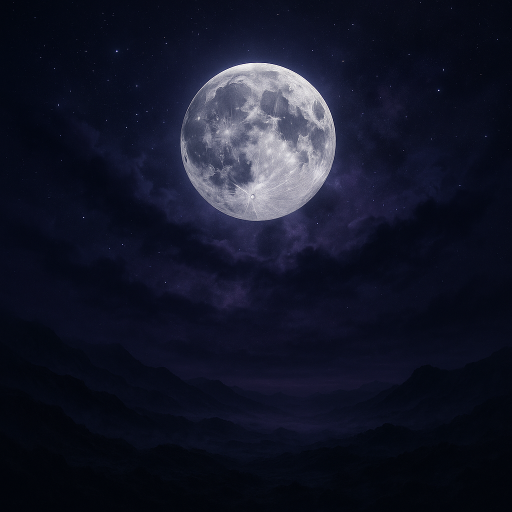
#> input picture content/social/dalle-moon-apr2.png, 1024 x 1024 px, found by its file name (shown at 1/2 size)
$ python generate-apr2.py
#> lines starting #> are read from the running program, lines starting #| are printed output that depends on the picture
#!/usr/bin/env python3
"""Generate April 2 social slides: PO (Photo + Overlay) — Your Moon Sign Knows"""

import os
import json
import math
import base64
import urllib.request
from PIL import Image, ImageDraw, ImageFont, ImageFilter, ImageEnhance

# === BRAND SPECS ===
DEEP_NIGHT = (26, 19, 32)       # #1A1320
PLUM = (42, 31, 51)             # #2A1F33
GOLD = (201, 173, 111)          # #C9AD6F
CREAM = (240, 232, 216)         # #F0E8D8
WHITE = (255, 255, 255)
WARM_GRAY = (138, 125, 112)

# Font paths
GEORGIA_BOLD = "/System/Library/Fonts/Supplemental/Georgia Bold.ttf"
GEORGIA_ITALIC = "/System/Library/Fonts/Supplemental/Georgia Bold Italic.ttf"
GEORGIA = "/System/Library/Fonts/Supplemental/Georgia.ttf"
HELVETICA = "/System/Library/Fonts/Helvetica.ttc"
APPLE_SYMBOLS = "/System/Library/Fonts/Apple Symbols.ttf"

BASE_DIR = "/Users/petunia1/.openclaw/workspace/signseason/content/social"

# Moon sign content — short, punchy, group-chat energy
MOON_SIGNS = [
    {"sign": "Aries", "symbol": "♈", "text": "your moon sign knows\nyou feel everything at full volume\nand pretend you don't"},
    {"sign": "Taurus", "symbol": "♉", "text": "your moon sign knows\nyou need 3 business days\nto process your own feelings"},
    {"sign": "Gemini", "symbol": "♊", "text": "your moon sign knows\nyou intellectualize emotions\nso you don't have to feel them"},
    {"sign": "Cancer", "symbol": "♋", "text": "your moon sign knows\nyou remember every tone shift\nin every conversation ever"},
    {"sign": "Leo", "symbol": "♌", "text": "your moon sign knows\nyou need to be chosen first\nor you won't choose at all"},
    {"sign": "Virgo", "symbol": "♍", "text": "your moon sign knows\nyou 'help' people because\nfeeling needed feels like love"},
    {"sign": "Libra", "symbol": "♎", "text": "your moon sign knows\nyou'd rather be wrong together\nthan right alone"},
    {"sign": "Scorpio", "symbol": "♏", "text": "your moon sign knows\nyou already know how\nthis ends. you always do."},
    {"sign": "Sagittarius", "symbol": "♐", "text": "your moon sign knows\nyou leave before anyone\ngets close enough to disappoint you"},
    {"sign": "Capricorn", "symbol": "♑", "text": "your moon sign knows\nyou turned your pain into\na productivity system"},
    {"sign": "Aquarius", "symbol": "♒", "text": "your moon sign knows\nyou care so deeply you had to\nbuild walls that look like logic"},
    {"sign": "Pisces", "symbol": "♓", "text": "your moon sign knows\nyou absorb everyone's energy\nand call it your own mood"},
]

def generate_dalle_moon():
    """Generate celestial moon photo via DALL-E."""
    output_path = os.path.join(BASE_DIR, "dalle-moon-apr2.png")
    if os.path.exists(output_path):
        print(f"Moon image already exists: {output_path}")
        return output_path

    api_key = os.environ.get("OPENAI_API_KEY")
    prompt = (
        "A dramatic full moon rising over a dark cosmic landscape, deep indigo and violet sky, "
        "scattered stars, ethereal misty clouds, cinematic lighting, moody and mystical atmosphere, "
        "high resolution photography style, no text, no people"
    )

    payload = json.dumps({
        "model": "gpt-image-1",
        "prompt": prompt,
        "n": 1,
        "size": "1024x1024",
        "quality": "high"
    }).encode()

    req = urllib.request.Request(
        "https://api.openai.com/v1/images/generations",
        data=payload,
        headers={
            "Authorization": f"Bearer {api_key}",
            "Content-Type": "application/json"
        }
    )

    print("Generating DALL-E moon image...")
    resp = urllib.request.urlopen(req, timeout=120)
    data = json.loads(resp.read())

    # gpt-image-1 returns base64
    if data["data"][0].get("b64_json"):
        img_data = base64.b64decode(data["data"][0]["b64_json"])
        with open(output_path, "wb") as f:
            f.write(img_data)
    elif data["data"][0].get("url"):
        img_resp = urllib.request.urlopen(data["data"][0]["url"], timeout=60)
        with open(output_path, "wb") as f:
            f.write(img_resp.read())

    print(f"Saved moon image: {output_path}")
    return output_path


def create_dark_overlay(bg_img, width, height):
    """Resize bg image and add dark gradient overlay for text readability."""
    # Resize to cover
    img = bg_img.copy()
    img_ratio = img.width / img.height
    target_ratio = width / height

    if img_ratio > target_ratio:
        new_h = height
        new_w = int(height * img_ratio)
    else:
        new_w = width
        new_h = int(width / img_ratio)

    img = img.resize((new_w, new_h), Image.LANCZOS)

    # Center crop
    left = (new_w - width) // 2
    top = (new_h - height) // 2
    img = img.crop((left, top, left + width, top + height))

    # Darken
    enhancer = ImageEnhance.Brightness(img)
    img = enhancer.enhance(0.35)

    # Add gradient overlay (darker at bottom)
    overlay = Image.new("RGBA", (width, height), (0, 0, 0, 0))
    draw = ImageDraw.Draw(overlay)
    for y in range(height):
        alpha = int(40 + (y / height) * 100)
        draw.line([(0, y), (width, y)], fill=(26, 19, 32, alpha))

    img = img.convert("RGBA")
    img = Image.alpha_composite(img, overlay)
    return img.convert("RGB")


def draw_gold_border(draw, width, height, inset=30, thickness=2):
    for i in range(thickness):
        draw.rectangle(
            [inset + i, inset + i, width - inset - 1 - i, height - inset - 1 - i],
            outline=GOLD
        )


def draw_watermark(draw, width, height, text="signseason.com", font_size=14):
    try:
        font = ImageFont.truetype(HELVETICA, font_size)
    except:
        font = ImageFont.load_default()
    bbox = draw.textbbox((0, 0), text, font=font)
    tw = bbox[2] - bbox[0]
    x = (width - tw) // 2
    y = height - 50
    draw.text((x, y), text, fill=(*GOLD, 180) if hasattr(draw, '_image') else GOLD, font=font)


def wrap_text(text, font, max_width, draw):
    """Word-wrap text to fit within max_width."""
    lines = []
    for paragraph in text.split('\n'):
        words = paragraph.split()
        if not words:
            lines.append("")
            continue
        current = words[0]
        for word in words[1:]:
            test = current + " " + word
            bbox = draw.textbbox((0, 0), test, font=font)
            if bbox[2] - bbox[0] <= max_width:
                current = test
            else:
                lines.append(current)
                current = word
        lines.append(current)
    return lines


def generate_title_slide(bg_img, width, height, output_path):
    """Title slide: YOUR MOON SIGN KNOWS"""
    img = create_dark_overlay(bg_img, width, height)
    draw = ImageDraw.Draw(img)
    draw_gold_border(draw, width, height)

    cx = width // 2
    cy = int(height * 0.55)

    # Moon symbol
    try:
        symbol_font = ImageFont.truetype(APPLE_SYMBOLS, 80)
    except:
        symbol_font = ImageFont.truetype(GEORGIA_BOLD, 80)
    draw.text((cx, cy - 180), "☽", fill=GOLD, font=symbol_font, anchor="mm")

    # Title
    title_font = ImageFont.truetype(GEORGIA_BOLD, 52 if width >= 1080 else 44)
    draw.text((cx, cy - 60), "YOUR MOON", fill=WHITE, font=title_font, anchor="mm")
    draw.text((cx, cy + 10), "SIGN KNOWS", fill=WHITE, font=title_font, anchor="mm")

    # Divider
    draw.line([(cx - 60, cy + 70), (cx + 60, cy + 70)], fill=GOLD, width=2)

    # Subtitle
    sub_font = ImageFont.truetype(GEORGIA, 22)
    draw.text((cx, cy + 110), "the things you don't say out loud", fill=CREAM, font=sub_font, anchor="mm")

    draw_watermark(draw, width, height)
    img.save(output_path, quality=95)


def generate_sign_slide(bg_img, width, height, sign_data, output_path):
    """Individual sign slide with moon photo overlay."""
    img = create_dark_overlay(bg_img, width, height)
    draw = ImageDraw.Draw(img)
    draw_gold_border(draw, width, height)

    cx = width // 2
    # Shift content down for better vertical balance
    cy = int(height * 0.58)

    # Sign symbol
    try:
        symbol_font = ImageFont.truetype(APPLE_SYMBOLS, 60)
    except:
        symbol_font = ImageFont.truetype(GEORGIA_BOLD, 60)
    draw.text((cx, cy - 170), sign_data["symbol"], fill=GOLD, font=symbol_font, anchor="mm")

    # Sign name
    name_font = ImageFont.truetype(GEORGIA_BOLD, 28)
    draw.text((cx, cy - 100), sign_data["sign"].upper(), fill=GOLD, font=name_font, anchor="mm",
              spacing=8)

    # Main text
    text_font = ImageFont.truetype(GEORGIA_ITALIC, 32 if width >= 1080 else 28)
    lines = sign_data["text"].split('\n')
    line_height = 50
    start_y = cy - (len(lines) * line_height) // 2 + 50

    for i, line in enumerate(lines):
        y = start_y + i * line_height
        # First line is "your moon sign knows" — make it smaller
        if i == 0:
            header_font = ImageFont.truetype(GEORGIA, 20)
            draw.text((cx, y), line, fill=GOLD, font=header_font, anchor="mm")
        else:
            draw.text((cx, y + 10), line, fill=WHITE, font=text_font, anchor="mm")

    draw_watermark(draw, width, height)
    img.save(output_path, quality=95)


def generate_cta_slide(bg_img, width, height, output_path):
    """CTA slide."""
    img = create_dark_overlay(bg_img, width, height)
    draw = ImageDraw.Draw(img)
    draw_gold_border(draw, width, height)

    cx = width // 2
    cy = int(height * 0.55)

    # Moon symbol
    try:
        symbol_font = ImageFont.truetype(APPLE_SYMBOLS, 60)
    except:
        symbol_font = ImageFont.truetype(GEORGIA_BOLD, 60)
    draw.text((cx, cy - 140), "☽", fill=GOLD, font=symbol_font, anchor="mm")

    title_font = ImageFont.truetype(GEORGIA_BOLD, 36)
    draw.text((cx, cy - 50), "want more?", fill=WHITE, font=title_font, anchor="mm")

    # Divider
    draw.line([(cx - 60, cy), (cx + 60, cy)], fill=GOLD, width=2)

    sub_font = ImageFont.truetype(GEORGIA, 22)
    draw.text((cx, cy + 40), "signseason.com", fill=GOLD, font=sub_font, anchor="mm")
    draw.text((cx, cy + 80), "your cosmic cheat sheet", fill=CREAM, font=sub_font, anchor="mm")

    follow_font = ImageFont.truetype(GEORGIA, 18)
    draw.text((cx, cy + 140), "follow for daily zodiac drops", fill=WARM_GRAY, font=follow_font, anchor="mm")

    img.save(output_path, quality=95)


def generate_pinterest_pin(bg_img, sign_data_list, output_path):
    """Pinterest: collage-style pin with top 4 signs."""
    width, height = 1000, 1500
    # Extra dark overlay for Pinterest (text readability over moon)
    img = bg_img.copy()
    img_ratio = img.width / img.height
    target_ratio = width / height
    if img_ratio > target_ratio:
        new_h = height
        new_w = int(height * img_ratio)
    else:
        new_w = width
        new_h = int(width / img_ratio)
    img = img.resize((new_w, new_h), Image.LANCZOS)
    left = (new_w - width) // 2
    top = (new_h - height) // 2
    img = img.crop((left, top, left + width, top + height))
    enhancer = ImageEnhance.Brightness(img)
    img = enhancer.enhance(0.25)  # Much darker for text readability
    overlay = Image.new("RGBA", (width, height), (0, 0, 0, 0))
    od = ImageDraw.Draw(overlay)
    for y in range(height):
        alpha = int(60 + (y / height) * 80)
        od.line([(0, y), (width, y)], fill=(26, 19, 32, alpha))
    img = img.convert("RGBA")
    img = Image.alpha_composite(img, overlay).convert("RGB")
    draw = ImageDraw.Draw(img)
    draw_gold_border(draw, width, height)

    cx = width // 2

    # Title
    title_font = ImageFont.truetype(GEORGIA_BOLD, 44)
    draw.text((cx, 120), "YOUR MOON", fill=WHITE, font=title_font, anchor="mm")
    draw.text((cx, 175), "SIGN KNOWS", fill=WHITE, font=title_font, anchor="mm")

    draw.line([(cx - 60, 220), (cx + 60, 220)], fill=GOLD, width=2)

    sub_font = ImageFont.truetype(GEORGIA, 18)
    draw.text((cx, 250), "the things you don't say out loud", fill=CREAM, font=sub_font, anchor="mm")

    # Show 4 signs as preview
    preview_signs = [sign_data_list[0], sign_data_list[3], sign_data_list[7], sign_data_list[10]]  # Aries, Cancer, Scorpio, Aquarius
    y_start = 330
    sign_font = ImageFont.truetype(GEORGIA_BOLD, 22)
    text_font = ImageFont.truetype(GEORGIA_ITALIC, 18)
    symbol_font = ImageFont.truetype(APPLE_SYMBOLS, 32)

    for i, sd in enumerate(preview_signs):
        y = y_start + i * 240

        # Symbol + name
        draw.text((cx, y), sd["symbol"], fill=GOLD, font=symbol_font, anchor="mm")
        draw.text((cx, y + 35), sd["sign"].upper(), fill=GOLD, font=sign_font, anchor="mm")

        # Just the emotional lines (skip "your moon sign knows")
        lines = sd["text"].split('\n')[1:]
        for j, line in enumerate(lines):
            draw.text((cx, y + 70 + j * 28), line, fill=WHITE, font=text_font, anchor="mm")

        # Divider between signs (not after last)
        if i < 3:
            div_y = y + 70 + len(lines) * 28 + 30
            draw.line([(cx - 40, div_y), (cx + 40, div_y)], fill=GOLD, width=1)

    # CTA at bottom
    cta_font = ImageFont.truetype(GEORGIA, 20)
    draw.text((cx, height - 90), "all 12 signs at signseason.com", fill=GOLD, font=cta_font, anchor="mm")
    draw_watermark(draw, width, height)

    img.save(output_path, quality=95)


def main():
    # Generate or load moon image
    moon_path = generate_dalle_moon()
    moon_img = Image.open(moon_path)
#> moon_img is the input picture: PIL image 1024x1024 RGB; mean R, G, B 20, 22.9, 39.6

    platforms = {
        "tiktok": (1080, 1920),
        "instagram": (1080, 1350),
    }

    for platform, (w, h) in platforms.items():
        out_dir = os.path.join(BASE_DIR, f"slides-2026-04-02-{platform}")
        os.makedirs(out_dir, exist_ok=True)

        # Slide 1: Title
        generate_title_slide(moon_img, w, h, os.path.join(out_dir, "slide-01-title.png"))
        print(f"  [{platform}] Title slide done")

        # Slides 2-13: Each sign
        for i, sign_data in enumerate(MOON_SIGNS):
            filename = f"slide-{i+2:02d}-{sign_data['sign'].lower()}.png"
            generate_sign_slide(moon_img, w, h, sign_data, os.path.join(out_dir, filename))
            print(f"  [{platform}] {sign_data['sign']} done")

        # Slide 14: CTA
        generate_cta_slide(moon_img, w, h, os.path.join(out_dir, "slide-14-cta.png"))
        print(f"  [{platform}] CTA slide done")
#> this loop made 2 passes
#> pass 1, in create_dark_overlay, `img = img.crop((left, top, left + width, top + height))`:
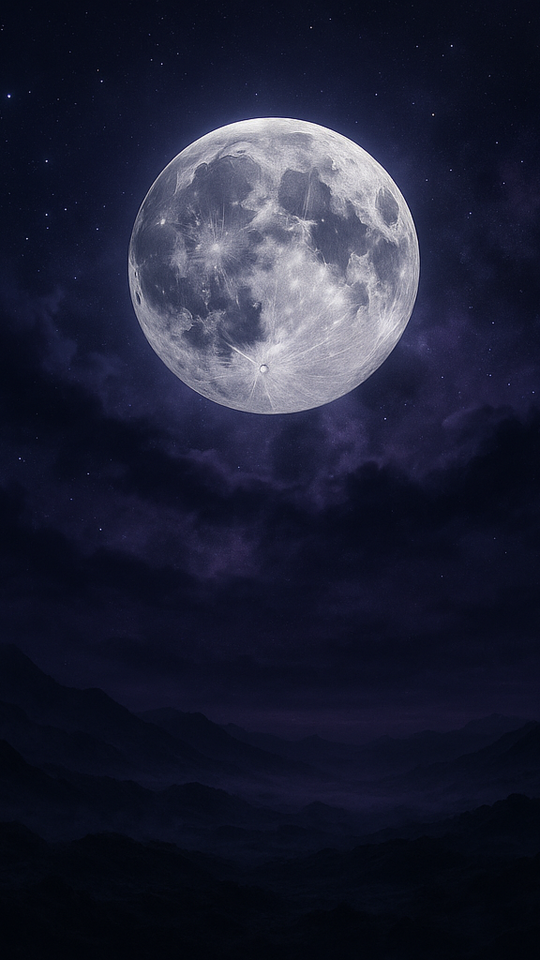
#> img: PIL image 1080x1920 RGB (shown at 1/2 size); mean R, G, B 30.6, 33.1, 52.3
#> pass 1, in create_dark_overlay, `img = enhancer.enhance(0.35)`:
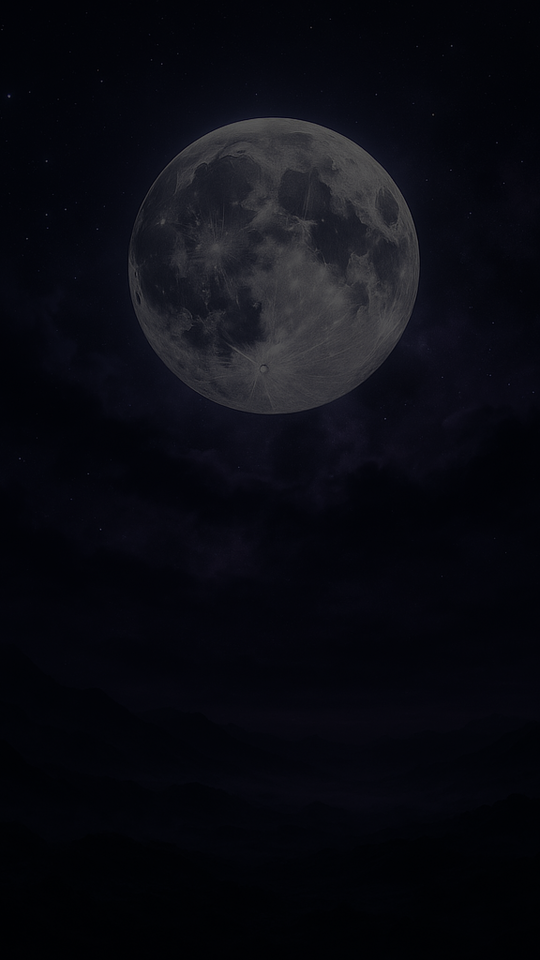
#> img: PIL image 1080x1920 RGB (shown at 1/2 size); mean R, G, B 10.2, 11.1, 17.8

    # Pinterest pin
    pin_dir = os.path.join(BASE_DIR, "slides-2026-04-02-pinterest")
    os.makedirs(pin_dir, exist_ok=True)
    generate_pinterest_pin(moon_img, MOON_SIGNS, os.path.join(pin_dir, "pin-moon-sign-knows.png"))
#> in generate_pinterest_pin, `img = img.crop((left, top, left + width, top + height))`:
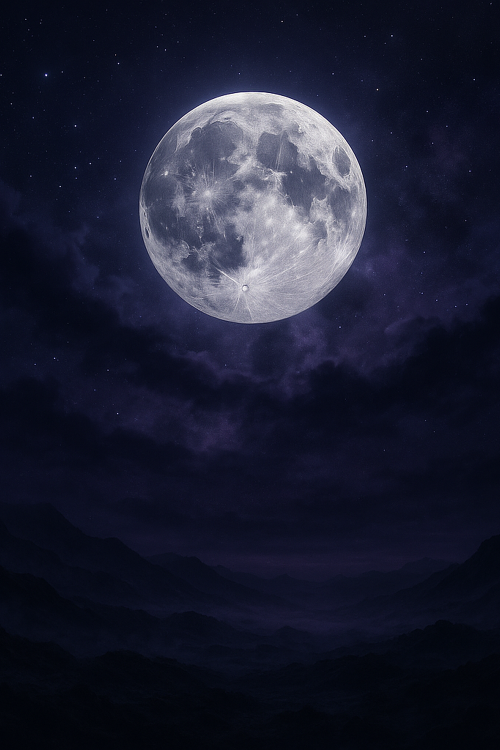
#> img: PIL image 1000x1500 RGB (shown at 1/2 size); mean R, G, B 27.1, 29.7, 48.3
#> in generate_pinterest_pin, `img = enhancer.enhance(0.25)`:
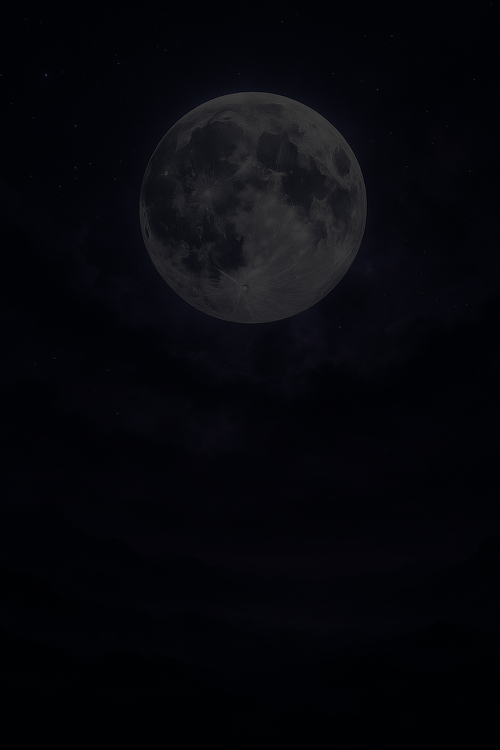
#> img: PIL image 1000x1500 RGB (shown at 1/2 size); mean R, G, B 6.4, 7.1, 11.7
#> in generate_pinterest_pin, `overlay = Image.new("RGBA", (width, height), (0, 0, 0, 0))`: overlay: PIL image 1000x1500 RGBA; every value is 0
#> in generate_pinterest_pin, `img.save(output_path, quality=95)`:
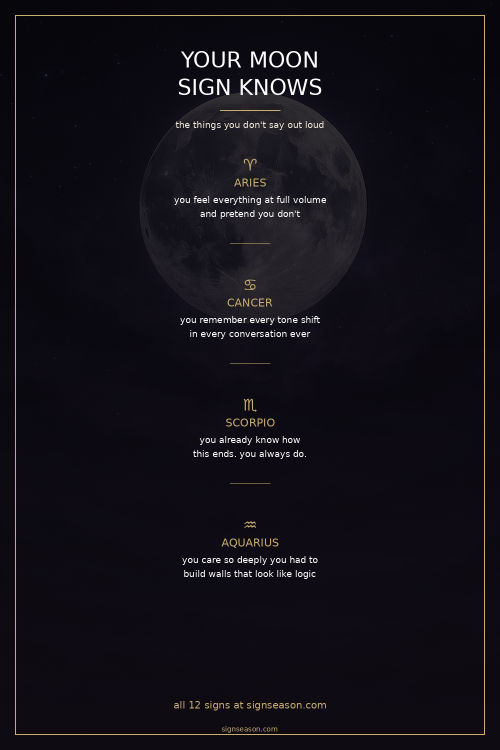
#> saved as pin-moon-sign-knows.png: PIL image 1000x1500 RGB (shown at 1/2 size); mean R, G, B 18.4, 15.9, 23
    print("  [pinterest] Pin done")

    print("\n✅ All April 2 assets generated!")
    print(f"  TikTok: {BASE_DIR}/slides-2026-04-02-tiktok/ (14 slides)")
#|   TikTok: /Users/petunia1/.openclaw/workspace/signseason/content/social/slides-2026-04-02-tiktok/ (14 slides)
    print(f"  Instagram: {BASE_DIR}/slides-2026-04-02-instagram/ (14 slides)")
#|   Instagram: /Users/petunia1/.openclaw/workspace/signseason/content/social/slides-2026-04-02-instagram/ (14 slides)
    print(f"  Pinterest: {BASE_DIR}/slides-2026-04-02-pinterest/ (1 pin)")
#|   Pinterest: /Users/petunia1/.openclaw/workspace/signseason/content/social/slides-2026-04-02-pinterest/ (1 pin)


if __name__ == "__main__":
    main()
